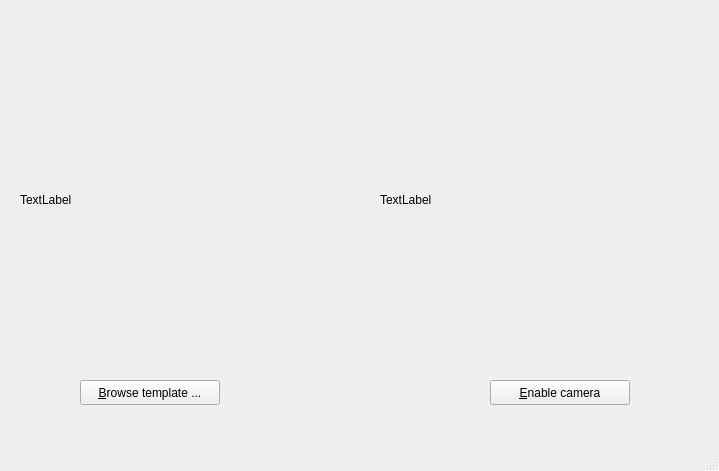
<?xml version="1.0" encoding="UTF-8"?>
<ui version="4.0">
 <class>MainWindow</class>
 <widget class="QMainWindow" name="MainWindow">
  <property name="geometry">
   <rect>
    <x>0</x>
    <y>0</y>
    <width>719</width>
    <height>471</height>
   </rect>
  </property>
  <property name="windowTitle">
   <string>SIFT Demo</string>
  </property>
  <widget class="QWidget" name="centralwidget">
   <widget class="QPushButton" name="toggle_cam_button">
    <property name="geometry">
     <rect>
      <x>490</x>
      <y>380</y>
      <width>140</width>
      <height>25</height>
     </rect>
    </property>
    <property name="text">
     <string>&amp;Enable camera</string>
    </property>
   </widget>
   <widget class="QPushButton" name="browse_button">
    <property name="enabled">
     <bool>true</bool>
    </property>
    <property name="geometry">
     <rect>
      <x>80</x>
      <y>380</y>
      <width>140</width>
      <height>25</height>
     </rect>
    </property>
    <property name="text">
     <string>&amp;Browse template ...</string>
    </property>
   </widget>
   <widget class="QLabel" name="template_label">
    <property name="geometry">
     <rect>
      <x>20</x>
      <y>80</y>
      <width>320</width>
      <height>240</height>
     </rect>
    </property>
    <property name="text">
     <string>TextLabel</string>
    </property>
   </widget>
   <widget class="QLabel" name="live_image_label">
    <property name="geometry">
     <rect>
      <x>380</x>
      <y>80</y>
      <width>320</width>
      <height>240</height>
     </rect>
    </property>
    <property name="text">
     <string>TextLabel</string>
    </property>
   </widget>
  </widget>
  <widget class="QMenuBar" name="menubar">
   <property name="geometry">
    <rect>
     <x>0</x>
     <y>0</y>
     <width>719</width>
     <height>22</height>
    </rect>
   </property>
  </widget>
  <widget class="QStatusBar" name="statusbar"/>
 </widget>
 <resources/>
 <connections/>
</ui>
